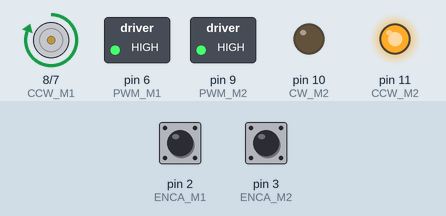
Simulated run of this sketch. Board: Arduino Uno, built with avr-gcc and run on an emulated ATmega328P. Shown: motor-driver pin pairs drawn as motors (green arrow = first pin HIGH = forward, orange = second pin HIGH = backward, longer = more drive), switched loads named in the sketch (green lamp = pin HIGH), output pins drawn as LEDs (lit = HIGH). The inputs (shaded band) are chosen by the test bench; at power-on: pin 2 (ENCA_M1) HIGH, pin 3 (ENCA_M2) HIGH. What the sketch prints to the serial monitor is not drawn.

Above: at 0.1 s.
Timing chart, 0 to 1.6 s (numbered marks = the images above):
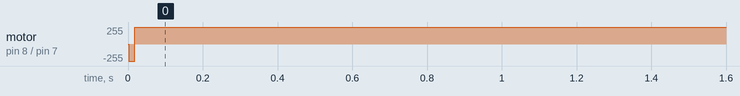

Measured:
- by itself, motor on pin 8 (CCW_M1) / pin 7 (CW_M1): stopped → forward 255/255 at 0.00 s

The sketch:

ELEC_391_Final.ino
```cpp
#define ENCA_M1 2 //YELLOW, M1 (Yaw) encoder intterupt pin, GPIO16/RX2
#define ENCA_M2 3 //YELLOW, M2 (Pitch) encoder intterupt pin, GPIO17/TX2
#define ENCB_M1 4 //WHITE, M1 other encoder pin, GPIO18/D18
#define ENCB_M2 5 //WHITE, M2 other encoder pin, GPIO19/D19

#define PWM_M1 6  //M1 PWM pin, GPIO21/D21
#define CW_M1  7  //M1 Clockwise rotation pin, GPIO22/D22
#define CCW_M1 8  //M1 Counterclockwise rotation pin, GPIO23/23

#define PWM_M2 9  //M2 PWM pin, GPIO25/D25
#define CW_M2  10 //M2 Clockwise rotation pin, GPIO26/D26
#define CCW_M2 11 //M2 Counterclockwise rotation pin, GPIO27/D27

#define LASER 12  //Laser pin, GPIO32/D32

//encoder counts
volatile long encoder_M1 = 0;
volatile long encoder_M2 = 0;

volatile long pos_M1 = 0;
volatile long pos_M2 = 0;

//variables for testing purposes
int target_M1 = 120;
int target_M2 = 90;
//volatile int ISR_time = 0;

//PID
volatile float u_M1 = 0;
volatile float u_M2 = 0;

float kp_M1 = 10;   //60
float ki_M1 = 0.01; //600
float kd_M1 = -0.1;  //0.1

float kp_M2 = 10;   //60
float ki_M2 = 0.01; //600
float kd_M2 = 0.1;  //0.1

volatile long previousTime = 0;
volatile float ePrevious_M1 = 0;
volatile float ePrevious_M2 = 0;
volatile float eIntegral_M1 = 0;
volatile float eIntegral_M2 = 0;
volatile float eDerivativeBuffer_M1[10] = {0.0};
volatile float eDerivativeBuffer_M2[10] = {0.0};
const int eDerivativeSamples = 10;

void setup() {
  Serial.begin(115200);

  //Initialize interrupt timer
  cli();                // Disable interrupts
  TCCR1A = 0;           // Init Timer1
  TCCR1B = 0;           // Init Timer1
  TCCR1B |= B00000011;  // Prescalar = 64
  OCR1A = 375;          // Timer CompareA Register
  TIMSK1 |= B00000010;  // Enable Timer COMPA Interrupt
  sei();                // Enable interrupts

  pinMode(ENCA_M1,INPUT);
  pinMode(ENCB_M1,INPUT);
  pinMode(ENCA_M2,INPUT);
  pinMode(ENCB_M2,INPUT);

  attachInterrupt(digitalPinToInterrupt(ENCA_M1),readEncoderM1,RISING);
  attachInterrupt(digitalPinToInterrupt(ENCA_M2),readEncoderM2,RISING);

  pinMode(PWM_M1,OUTPUT);
  pinMode(CW_M1,OUTPUT);
  pinMode(CCW_M1,OUTPUT);
  pinMode(PWM_M2,OUTPUT);
  pinMode(CW_M2,OUTPUT);
  pinMode(CCW_M2,OUTPUT);
}

void loop() {
  //Serial.print("ISR_Time:");
  //Serial.print(ISR_time);
  //erial.println("us");
  Serial.print("target_M1:");
  Serial.print(target_M1);
  Serial.print(" | ");
  Serial.print("Encoder_M1:");
  Serial.print(encoder_M1);
  Serial.print(" | ");
  Serial.print("Pos_M1:");
  Serial.println(pos_M1);
}

ISR(TIMER1_COMPA_vect){
  // Advance The COMPA Register, handle The 200us/5000hz Timer Interrupt
  OCR1A += 375;

  //int start = micros();

  //convert encoder pulses to degrees, 136 pulses per degree
  pos_M1 = encoder_M1/102;
  pos_M2 = encoder_M2/102;

  //PID control signal calculation
  pidController(target_M1, target_M2, pos_M1, pos_M2, kp_M1, kp_M2, ki_M1, ki_M2, kd_M1, kd_M2, &u_M1, &u_M2);

  //Convert control signal into associated PWM value and direction, and send to motor
  moveMotor(CW_M1, CCW_M1, PWM_M1, u_M1);
  moveMotor(CW_M2, CCW_M2, PWM_M2, u_M2);

  //ISR_time = micros() - start;
}

void pidController(int target_M1, int target_M2, int pos_M1,  int pos_M2, float kp_M1, float kp_M2, float ki_M1, float ki_M2, float kd_M1, float kd_M2, float* u_M1, float* u_M2){
  //time difference
  long currentTime = micros();
  float deltaT = ((float)(currentTime-previousTime))/1.0e6;

  //compute error for proportional control
  long e_M1 = pos_M1 - target_M1;
  long e_M2 = pos_M2 - target_M2;

  //compute integral error
  eIntegral_M1 = eIntegral_M1 + e_M1*deltaT;
  eIntegral_M2 = eIntegral_M2 + e_M2*deltaT;

  //compute derivative term using weighted sum filters
  //shift the values in eDerivativeBuffer down and update the latest value to the last index
  for (int i = 0; i<eDerivativeSamples-1; i++){
    eDerivativeBuffer_M1[i] = eDerivativeBuffer_M1[i+1];
  }
  eDerivativeBuffer_M1[eDerivativeSamples-1] = (e_M1-ePrevious_M1)/(deltaT);

  for (int i = 0; i<eDerivativeSamples-1; i++){
    eDerivativeBuffer_M2[i] = eDerivativeBuffer_M2[i+1];
  }
  eDerivativeBuffer_M2[eDerivativeSamples-1] = (e_M2-ePrevious_M2)/(deltaT);

  //apply weights to eDerivative terms
  float eDerivative_M1 = 0.0;
  float eDerivative_M2 = 0.0;
  float weight_M1 = 1.0;
  float weight_M2 = 1.0;
  float weightSum = 0.0;

  for (int i=0; i<eDerivativeSamples; i++){
    eDerivative_M1 += eDerivativeBuffer_M1[i]*weight_M1;
    weightSum += weight_M1;
    weight_M1 *= 1.2;
  }

  for (int i=0; i<eDerivativeSamples; i++){
    eDerivative_M2 += eDerivativeBuffer_M2[i]*weight_M2;
    weight_M2 *= 1.2;
  }

  //normalize eDerivative
  eDerivative_M1 /= weightSum;
  eDerivative_M2 /= weightSum;

  //output PID control signal
  *u_M1 = (kp_M1*e_M1) + (ki_M1*eIntegral_M1) + (kd_M1*eDerivative_M1);
  *u_M2 = (kp_M2*e_M2) + (ki_M2*eIntegral_M2) + (kd_M2*eDerivative_M2);

  //update variables for next iteration
  ePrevious_M1 = e_M1;
  ePrevious_M2 = e_M2;
  previousTime = currentTime;
}

void moveMotor(int in1, int in2, int pwm_pin, float u){
  float speed = fabs(u);  //motor power
  if(speed > 255){
    speed = 255;
  }

  int direction = 1;  //motor direction
  if(u<0){            //u<0
    direction = -1;
  }

  analogWrite(pwm_pin, speed); //implement speed control using driver

  if(direction == 1){
    digitalWrite(in1, HIGH);
    digitalWrite(in2, LOW);
  }
  else if(direction == -1){
    digitalWrite(in1, LOW);
    digitalWrite(in2, HIGH);
  }
  else{
    digitalWrite(in1, LOW);
    digitalWrite(in2, LOW);
  }
}

void readEncoderM1(){
  if(digitalRead(ENCB_M1) > 0){
    encoder_M1++; //counter clockwise rotation
  }
  else{
    encoder_M1--; //clockwise rotation
  }
}

void readEncoderM2(){
  if(digitalRead(ENCB_M2) > 0){
    encoder_M2++; //counter clockwise rotation
  }
  else{
    encoder_M2--; //clockwise rotation
  }
}
```
